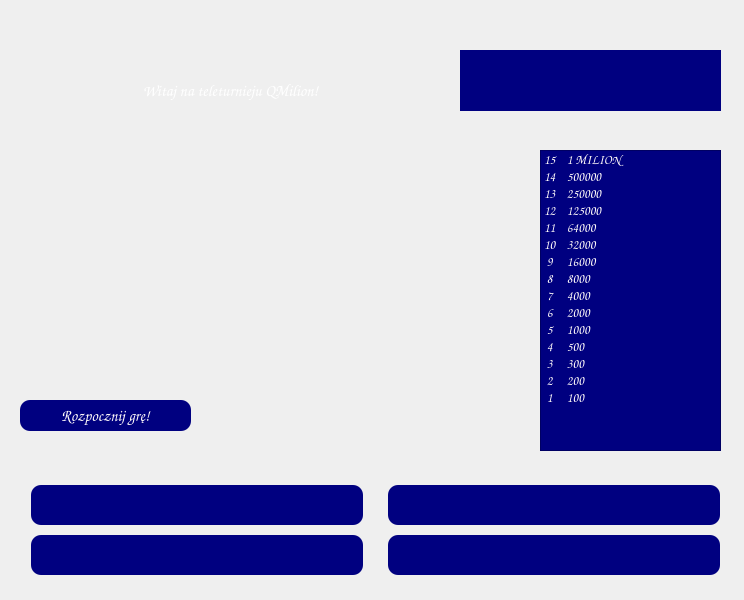
<?xml version="1.0" encoding="UTF-8"?>
<ui version="4.0">
 <class>QuizShow</class>
 <widget class="QWidget" name="QuizShow">
  <property name="geometry">
   <rect>
    <x>0</x>
    <y>0</y>
    <width>744</width>
    <height>600</height>
   </rect>
  </property>
  <property name="windowTitle">
   <string>QuizShow</string>
  </property>
  <property name="autoFillBackground">
   <bool>false</bool>
  </property>
  <widget class="QLabel" name="labelBack">
   <property name="geometry">
    <rect>
     <x>20</x>
     <y>0</y>
     <width>431</width>
     <height>231</height>
    </rect>
   </property>
   <property name="font">
    <font>
     <family>Comic Sans MS</family>
     <pointsize>14</pointsize>
    </font>
   </property>
   <property name="autoFillBackground">
    <bool>false</bool>
   </property>
   <property name="styleSheet">
    <string notr="true">background-image: url(:/main/images/cloud.png);
background-repeat: no-repeat;
background-color: none;</string>
   </property>
   <property name="text">
    <string/>
   </property>
   <property name="alignment">
    <set>Qt::AlignCenter</set>
   </property>
  </widget>
  <widget class="QLabel" name="labelQ">
   <property name="geometry">
    <rect>
     <x>50</x>
     <y>30</y>
     <width>361</width>
     <height>121</height>
    </rect>
   </property>
   <property name="font">
    <font>
     <family>Comic Sans MS</family>
     <pointsize>12</pointsize>
     <weight>50</weight>
     <italic>false</italic>
     <bold>false</bold>
    </font>
   </property>
   <property name="styleSheet">
    <string notr="true">background-color: none;
color: white;</string>
   </property>
   <property name="text">
    <string>Witaj na teleturnieju QMilion!</string>
   </property>
   <property name="alignment">
    <set>Qt::AlignCenter</set>
   </property>
  </widget>
  <widget class="QPushButton" name="button_next">
   <property name="enabled">
    <bool>true</bool>
   </property>
   <property name="geometry">
    <rect>
     <x>20</x>
     <y>400</y>
     <width>171</width>
     <height>31</height>
    </rect>
   </property>
   <property name="font">
    <font>
     <family>Comic Sans MS</family>
     <pointsize>12</pointsize>
    </font>
   </property>
   <property name="autoFillBackground">
    <bool>false</bool>
   </property>
   <property name="styleSheet">
    <string notr="true">background-color: rgb(0, 0, 128);
color: rgb(255, 250, 249);
border-radius: 10px;</string>
   </property>
   <property name="text">
    <string>Rozpocznij grę!</string>
   </property>
   <property name="flat">
    <bool>true</bool>
   </property>
  </widget>
  <widget class="QLabel" name="label_test">
   <property name="geometry">
    <rect>
     <x>210</x>
     <y>200</y>
     <width>301</width>
     <height>261</height>
    </rect>
   </property>
   <property name="toolTip">
    <string>Aby wyjść z programu wciśnij Ctrl + E</string>
   </property>
   <property name="autoFillBackground">
    <bool>false</bool>
   </property>
   <property name="styleSheet">
    <string notr="true">background-image: url(:/main/images/man_on_chair.png);
background-repeat: no-repeat;
background-color: none;</string>
   </property>
   <property name="text">
    <string/>
   </property>
  </widget>
  <widget class="QWidget" name="horizontalLayoutWidget_5">
   <property name="geometry">
    <rect>
     <x>20</x>
     <y>470</y>
     <width>711</width>
     <height>121</height>
    </rect>
   </property>
   <layout class="QHBoxLayout" name="horizontalLayout_5">
    <item>
     <layout class="QVBoxLayout" name="verticalLayout">
      <item>
       <widget class="QPushButton" name="button_answA">
        <property name="enabled">
         <bool>true</bool>
        </property>
        <property name="minimumSize">
         <size>
          <width>332</width>
          <height>40</height>
         </size>
        </property>
        <property name="maximumSize">
         <size>
          <width>332</width>
          <height>40</height>
         </size>
        </property>
        <property name="font">
         <font>
          <family>Comic Sans MS</family>
          <pointsize>12</pointsize>
         </font>
        </property>
        <property name="autoFillBackground">
         <bool>false</bool>
        </property>
        <property name="styleSheet">
         <string notr="true">background-color: rgb(0, 0, 128);
background-image: url();
color: rgb(255, 250, 249);
border-radius: 10px;</string>
        </property>
        <property name="inputMethodHints">
         <set>Qt::ImhNone</set>
        </property>
        <property name="text">
         <string/>
        </property>
        <property name="flat">
         <bool>true</bool>
        </property>
       </widget>
      </item>
      <item>
       <widget class="QPushButton" name="button_answB">
        <property name="enabled">
         <bool>true</bool>
        </property>
        <property name="minimumSize">
         <size>
          <width>332</width>
          <height>40</height>
         </size>
        </property>
        <property name="maximumSize">
         <size>
          <width>332</width>
          <height>40</height>
         </size>
        </property>
        <property name="font">
         <font>
          <family>Comic Sans MS</family>
          <pointsize>12</pointsize>
         </font>
        </property>
        <property name="autoFillBackground">
         <bool>false</bool>
        </property>
        <property name="styleSheet">
         <string notr="true">background-color: rgb(0, 0, 128);
color: rgb(255, 250, 249);
border-radius: 10px;
background-image: url();</string>
        </property>
        <property name="text">
         <string/>
        </property>
        <property name="flat">
         <bool>true</bool>
        </property>
       </widget>
      </item>
     </layout>
    </item>
    <item>
     <spacer name="horizontalSpacer">
      <property name="orientation">
       <enum>Qt::Horizontal</enum>
      </property>
      <property name="sizeHint" stdset="0">
       <size>
        <width>40</width>
        <height>20</height>
       </size>
      </property>
     </spacer>
    </item>
    <item>
     <layout class="QVBoxLayout" name="verticalLayout_2">
      <item>
       <widget class="QPushButton" name="button_answC">
        <property name="enabled">
         <bool>true</bool>
        </property>
        <property name="minimumSize">
         <size>
          <width>332</width>
          <height>40</height>
         </size>
        </property>
        <property name="maximumSize">
         <size>
          <width>332</width>
          <height>40</height>
         </size>
        </property>
        <property name="font">
         <font>
          <family>Comic Sans MS</family>
          <pointsize>12</pointsize>
         </font>
        </property>
        <property name="autoFillBackground">
         <bool>false</bool>
        </property>
        <property name="styleSheet">
         <string notr="true">background-color:rgb(0, 0, 128);
color: rgb(255, 250, 249);
border-radius: 10px;
</string>
        </property>
        <property name="text">
         <string/>
        </property>
        <property name="flat">
         <bool>true</bool>
        </property>
       </widget>
      </item>
      <item>
       <widget class="QPushButton" name="button_answD">
        <property name="enabled">
         <bool>true</bool>
        </property>
        <property name="minimumSize">
         <size>
          <width>332</width>
          <height>40</height>
         </size>
        </property>
        <property name="maximumSize">
         <size>
          <width>332</width>
          <height>40</height>
         </size>
        </property>
        <property name="font">
         <font>
          <family>Comic Sans MS</family>
          <pointsize>12</pointsize>
         </font>
        </property>
        <property name="autoFillBackground">
         <bool>false</bool>
        </property>
        <property name="styleSheet">
         <string notr="true">background-color:rgb(0, 0, 128);
color: rgb(255, 250, 249);
border-radius: 10px;
background-image: url();</string>
        </property>
        <property name="text">
         <string/>
        </property>
        <property name="autoDefault">
         <bool>false</bool>
        </property>
        <property name="flat">
         <bool>true</bool>
        </property>
       </widget>
      </item>
     </layout>
    </item>
   </layout>
  </widget>
  <widget class="QFrame" name="frame_2">
   <property name="geometry">
    <rect>
     <x>460</x>
     <y>50</y>
     <width>261</width>
     <height>61</height>
    </rect>
   </property>
   <property name="styleSheet">
    <string notr="true">background-color: rgb(0, 0, 128);</string>
   </property>
   <property name="frameShape">
    <enum>QFrame::StyledPanel</enum>
   </property>
   <property name="frameShadow">
    <enum>QFrame::Raised</enum>
   </property>
   <widget class="QWidget" name="horizontalLayoutWidget">
    <property name="geometry">
     <rect>
      <x>0</x>
      <y>0</y>
      <width>261</width>
      <height>62</height>
     </rect>
    </property>
    <layout class="QHBoxLayout" name="horizontalLayout">
     <item>
      <widget class="QPushButton" name="button_resign">
       <property name="minimumSize">
        <size>
         <width>60</width>
         <height>60</height>
        </size>
       </property>
       <property name="maximumSize">
        <size>
         <width>60</width>
         <height>60</height>
        </size>
       </property>
       <property name="font">
        <font>
         <pointsize>12</pointsize>
        </font>
       </property>
       <property name="toolTip">
        <string>Rezygnacja gracza</string>
       </property>
       <property name="styleSheet">
        <string notr="true">background-image: url(:/main/images/exit.png);
background-repeat: no-repeat;
background-color: none;</string>
       </property>
       <property name="text">
        <string/>
       </property>
       <property name="flat">
        <bool>true</bool>
       </property>
      </widget>
     </item>
     <item>
      <widget class="QPushButton" name="button_fifty_fifty">
       <property name="minimumSize">
        <size>
         <width>60</width>
         <height>60</height>
        </size>
       </property>
       <property name="maximumSize">
        <size>
         <width>60</width>
         <height>60</height>
        </size>
       </property>
       <property name="toolTip">
        <string>Pół na pół</string>
       </property>
       <property name="styleSheet">
        <string notr="true">background-image: url(:/main/images/fifty.png);
background-repeat: no-repeat;
background-color: none;</string>
       </property>
       <property name="text">
        <string/>
       </property>
       <property name="flat">
        <bool>true</bool>
       </property>
      </widget>
     </item>
     <item>
      <widget class="QPushButton" name="button_phone">
       <property name="minimumSize">
        <size>
         <width>60</width>
         <height>60</height>
        </size>
       </property>
       <property name="maximumSize">
        <size>
         <width>60</width>
         <height>60</height>
        </size>
       </property>
       <property name="toolTip">
        <string>Telefon do przyjaciela.</string>
       </property>
       <property name="styleSheet">
        <string notr="true">background-image: url(:/main/images/phone.png);
background-repeat: no-repeat;
background-color: none;</string>
       </property>
       <property name="text">
        <string/>
       </property>
       <property name="flat">
        <bool>true</bool>
       </property>
      </widget>
     </item>
     <item>
      <widget class="QPushButton" name="button_public">
       <property name="minimumSize">
        <size>
         <width>60</width>
         <height>60</height>
        </size>
       </property>
       <property name="maximumSize">
        <size>
         <width>60</width>
         <height>60</height>
        </size>
       </property>
       <property name="toolTip">
        <string>Publiczność</string>
       </property>
       <property name="styleSheet">
        <string notr="true">background-image: url(:/main/images/public.png);
background-repeat: no-repeat;
background-color: none;</string>
       </property>
       <property name="text">
        <string/>
       </property>
       <property name="flat">
        <bool>true</bool>
       </property>
      </widget>
     </item>
    </layout>
   </widget>
  </widget>
  <widget class="QListWidget" name="listWidget">
   <property name="geometry">
    <rect>
     <x>540</x>
     <y>150</y>
     <width>181</width>
     <height>301</height>
    </rect>
   </property>
   <property name="font">
    <font>
     <family>Comic Sans MS</family>
     <pointsize>10</pointsize>
     <weight>75</weight>
     <bold>true</bold>
    </font>
   </property>
   <property name="autoFillBackground">
    <bool>true</bool>
   </property>
   <property name="styleSheet">
    <string notr="true">color: rgb(255, 250, 249);
background-color: rgb(0, 0, 128);
background-image: url();</string>
   </property>
   <property name="autoScrollMargin">
    <number>14</number>
   </property>
   <property name="editTriggers">
    <set>QAbstractItemView::NoEditTriggers</set>
   </property>
   <property name="showDropIndicator" stdset="0">
    <bool>false</bool>
   </property>
   <property name="selectionMode">
    <enum>QAbstractItemView::NoSelection</enum>
   </property>
   <property name="layoutMode">
    <enum>QListView::Batched</enum>
   </property>
   <property name="spacing">
    <number>0</number>
   </property>
   <property name="viewMode">
    <enum>QListView::ListMode</enum>
   </property>
   <property name="modelColumn">
    <number>0</number>
   </property>
   <property name="currentRow">
    <number>-1</number>
   </property>
   <item>
    <property name="text">
     <string>15    1 MILION</string>
    </property>
   </item>
   <item>
    <property name="text">
     <string>14    500000</string>
    </property>
   </item>
   <item>
    <property name="text">
     <string>13    250000</string>
    </property>
   </item>
   <item>
    <property name="text">
     <string>12    125000</string>
    </property>
   </item>
   <item>
    <property name="text">
     <string>11    64000</string>
    </property>
   </item>
   <item>
    <property name="text">
     <string>10    32000</string>
    </property>
    <property name="foreground">
     <brush brushstyle="NoBrush">
      <color alpha="255">
       <red>255</red>
       <green>255</green>
       <blue>0</blue>
      </color>
     </brush>
    </property>
   </item>
   <item>
    <property name="text">
     <string> 9     16000</string>
    </property>
   </item>
   <item>
    <property name="text">
     <string> 8     8000</string>
    </property>
   </item>
   <item>
    <property name="text">
     <string> 7     4000</string>
    </property>
   </item>
   <item>
    <property name="text">
     <string> 6     2000</string>
    </property>
   </item>
   <item>
    <property name="text">
     <string> 5     1000</string>
    </property>
    <property name="background">
     <brush brushstyle="NoBrush">
      <color alpha="255">
       <red>0</red>
       <green>0</green>
       <blue>192</blue>
      </color>
     </brush>
    </property>
    <property name="foreground">
     <brush brushstyle="NoBrush">
      <color alpha="255">
       <red>255</red>
       <green>255</green>
       <blue>0</blue>
      </color>
     </brush>
    </property>
   </item>
   <item>
    <property name="text">
     <string> 4     500</string>
    </property>
   </item>
   <item>
    <property name="text">
     <string> 3     300</string>
    </property>
   </item>
   <item>
    <property name="text">
     <string> 2     200</string>
    </property>
   </item>
   <item>
    <property name="text">
     <string> 1     100</string>
    </property>
   </item>
  </widget>
 </widget>
 <layoutdefault spacing="6" margin="11"/>
 <resources>
  <include location="resource.qrc"/>
 </resources>
 <connections/>
</ui>
